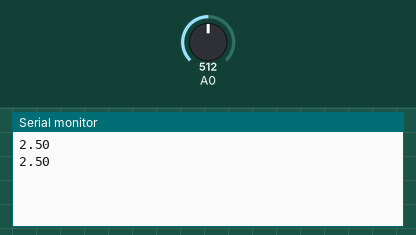
Bench run of a sketch on a simulated Arduino Uno, built with avr-gcc and run on an emulated ATmega328P. On the bench: the last lines printed to the serial monitor. The inputs (shaded band) are chosen by the test bench; at power-on: A0 = 512.

Above: at 1.8 s.
1.9 s: A0 set to 716
At 2.8 s:
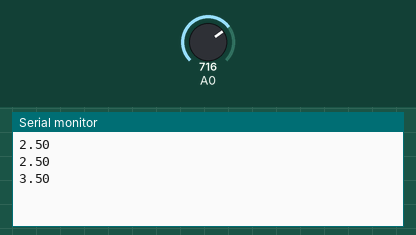
3.4 s: A0 set to 900
At 4.8 s:
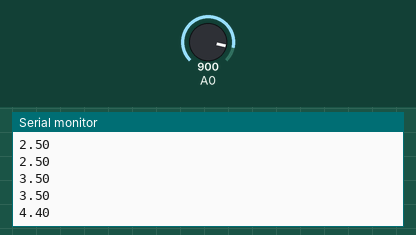
Timing chart, 0 to 6.4 s (numbered marks = the images above; inputs shaded):
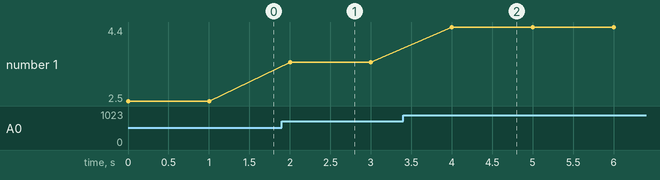

The sketch:

sample8.ino
```cpp
void setup() {
  //シリアル通信の初期化
  Serial.begin(9600);
}

void loop() {
  //A0ピンの電圧をA/D変換した値(A/D値)を変数aに代入する
  int val = analogRead(0);
  //A/D値から電圧を求める
  float volt = val*5/1023.0;
  //求めた電圧値をシリアルモニタに出力する
  Serial.println(volt);
  //1秒待つ
  delay(1000);
}
```

Measured:
- after the input at 1.9 s, the serial monitor: prints a new line after 0.10 s (image 1)
- after the input at 3.4 s, the serial monitor: prints a new line after 0.60 s (image 2)
- plotted number 1: 2.5 → 3.5 after the input at 1.9 s, 3.5 → 4.4 after the input at 3.4 s
